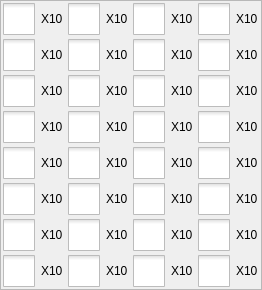
     <widget class="QWidget" name="tab_2">
      <attribute name="title">
       <string>I/O Eforce Output</string>
      </attribute>
      <layout class="QGridLayout" name="gridLayout_10">
       <property name="leftMargin">
        <number>0</number>
       </property>
       <property name="topMargin">
        <number>0</number>
       </property>
       <property name="rightMargin">
        <number>0</number>
       </property>
       <property name="bottomMargin">
        <number>0</number>
       </property>
       <property name="spacing">
        <number>2</number>
       </property>
       <item row="0" column="0">
        <widget class="QFrame" name="frame_2">
         <property name="frameShape">
          <enum>QFrame::StyledPanel</enum>
         </property>
         <property name="frameShadow">
          <enum>QFrame::Raised</enum>
         </property>
         <layout class="QGridLayout" name="gridLayout_11">
          <property name="leftMargin">
           <number>2</number>
          </property>
          <property name="topMargin">
           <number>2</number>
          </property>
          <property name="rightMargin">
           <number>2</number>
          </property>
          <property name="bottomMargin">
           <number>2</number>
          </property>
          <property name="spacing">
           <number>4</number>
          </property>
          <item row="0" column="0">
           <widget class="QCheckBox" name="outputBox_1">
            <property name="focusPolicy">
             <enum>Qt::NoFocus</enum>
            </property>
            <property name="styleSheet">
             <string notr="true">::indicator {
     width: 32px;
     height: 32px;
 }

::indicator:unchecked 
{
     image: url(:/resource/check_unchecked.png);
 }
::indicator:checked 
{
     image: url(:/resource/check_checked.png);
 }

::indicator:checked:disabled
{
 image: url(:/resource/check_checked_disable.png);
}

::indicator:unchecked:disabled
{
 image: url(:/resource/check_unchecked_disable.png);
}</string>
            </property>
            <property name="text">
             <string>X10</string>
            </property>
           </widget>
          </item>
          <item row="0" column="1">
           <widget class="QCheckBox" name="outputBox_9">
            <property name="focusPolicy">
             <enum>Qt::NoFocus</enum>
            </property>
            <property name="styleSheet">
             <string notr="true">::indicator {
     width: 32px;
     height: 32px;
 }

::indicator:unchecked 
{
     image: url(:/resource/check_unchecked.png);
 }
::indicator:checked 
{
     image: url(:/resource/check_checked.png);
 }

::indicator:checked:disabled
{
 image: url(:/resource/check_checked_disable.png);
}

::indicator:unchecked:disabled
{
 image: url(:/resource/check_unchecked_disable.png);
}</string>
            </property>
            <property name="text">
             <string>X10</string>
            </property>
           </widget>
          </item>
          <item row="0" column="2">
           <widget class="QCheckBox" name="outputBox_17">
            <property name="focusPolicy">
             <enum>Qt::NoFocus</enum>
            </property>
            <property name="styleSheet">
             <string notr="true">::indicator {
     width: 32px;
     height: 32px;
 }

::indicator:unchecked 
{
     image: url(:/resource/check_unchecked.png);
 }
::indicator:checked 
{
     image: url(:/resource/check_checked.png);
 }

::indicator:checked:disabled
{
 image: url(:/resource/check_checked_disable.png);
}

::indicator:unchecked:disabled
{
 image: url(:/resource/check_unchecked_disable.png);
}</string>
            </property>
            <property name="text">
             <string>X10</string>
            </property>
           </widget>
          </item>
          <item row="0" column="3">
           <widget class="QCheckBox" name="outputBox_25">
            <property name="focusPolicy">
             <enum>Qt::NoFocus</enum>
            </property>
            <property name="styleSheet">
             <string notr="true">::indicator {
     width: 32px;
     height: 32px;
 }

::indicator:unchecked 
{
     image: url(:/resource/check_unchecked.png);
 }
::indicator:checked 
{
     image: url(:/resource/check_checked.png);
 }

::indicator:checked:disabled
{
 image: url(:/resource/check_checked_disable.png);
}

::indicator:unchecked:disabled
{
 image: url(:/resource/check_unchecked_disable.png);
}</string>
            </property>
            <property name="text">
             <string>X10</string>
            </property>
           </widget>
          </item>
          <item row="1" column="0">
           <widget class="QCheckBox" name="outputBox_2">
            <property name="focusPolicy">
             <enum>Qt::NoFocus</enum>
            </property>
            <property name="styleSheet">
             <string notr="true">::indicator {
     width: 32px;
     height: 32px;
 }

::indicator:unchecked 
{
     image: url(:/resource/check_unchecked.png);
 }
::indicator:checked 
{
     image: url(:/resource/check_checked.png);
 }

::indicator:checked:disabled
{
 image: url(:/resource/check_checked_disable.png);
}

::indicator:unchecked:disabled
{
 image: url(:/resource/check_unchecked_disable.png);
}</string>
            </property>
            <property name="text">
             <string>X10</string>
            </property>
           </widget>
          </item>
          <item row="1" column="1">
           <widget class="QCheckBox" name="outputBox_10">
            <property name="focusPolicy">
             <enum>Qt::NoFocus</enum>
            </property>
            <property name="styleSheet">
             <string notr="true">::indicator {
     width: 32px;
     height: 32px;
 }

::indicator:unchecked 
{
     image: url(:/resource/check_unchecked.png);
 }
::indicator:checked 
{
     image: url(:/resource/check_checked.png);
 }

::indicator:checked:disabled
{
 image: url(:/resource/check_checked_disable.png);
}

::indicator:unchecked:disabled
{
 image: url(:/resource/check_unchecked_disable.png);
}</string>
            </property>
            <property name="text">
             <string>X10</string>
            </property>
           </widget>
          </item>
          <item row="1" column="2">
           <widget class="QCheckBox" name="outputBox_18">
            <property name="focusPolicy">
             <enum>Qt::NoFocus</enum>
            </property>
            <property name="styleSheet">
             <string notr="true">::indicator {
     width: 32px;
     height: 32px;
 }

::indicator:unchecked 
{
     image: url(:/resource/check_unchecked.png);
 }
::indicator:checked 
{
     image: url(:/resource/check_checked.png);
 }

::indicator:checked:disabled
{
 image: url(:/resource/check_checked_disable.png);
}

::indicator:unchecked:disabled
{
 image: url(:/resource/check_unchecked_disable.png);
}</string>
            </property>
            <property name="text">
             <string>X10</string>
            </property>
           </widget>
          </item>
          <item row="1" column="3">
           <widget class="QCheckBox" name="outputBox_26">
            <property name="focusPolicy">
             <enum>Qt::NoFocus</enum>
            </property>
            <property name="styleSheet">
             <string notr="true">::indicator {
     width: 32px;
     height: 32px;
 }

::indicator:unchecked 
{
     image: url(:/resource/check_unchecked.png);
 }
::indicator:checked 
{
     image: url(:/resource/check_checked.png);
 }

::indicator:checked:disabled
{
 image: url(:/resource/check_checked_disable.png);
}

::indicator:unchecked:disabled
{
 image: url(:/resource/check_unchecked_disable.png);
}</string>
            </property>
            <property name="text">
             <string>X10</string>
            </property>
           </widget>
          </item>
          <item row="2" column="0">
           <widget class="QCheckBox" name="outputBox_3">
            <property name="focusPolicy">
             <enum>Qt::NoFocus</enum>
            </property>
            <property name="styleSheet">
             <string notr="true">::indicator {
     width: 32px;
     height: 32px;
 }

::indicator:unchecked 
{
     image: url(:/resource/check_unchecked.png);
 }
::indicator:checked 
{
     image: url(:/resource/check_checked.png);
 }

::indicator:checked:disabled
{
 image: url(:/resource/check_checked_disable.png);
}

::indicator:unchecked:disabled
{
 image: url(:/resource/check_unchecked_disable.png);
}</string>
            </property>
            <property name="text">
             <string>X10</string>
            </property>
           </widget>
          </item>
          <item row="2" column="1">
           <widget class="QCheckBox" name="outputBox_11">
            <property name="focusPolicy">
             <enum>Qt::NoFocus</enum>
            </property>
            <property name="styleSheet">
             <string notr="true">::indicator {
     width: 32px;
     height: 32px;
 }

::indicator:unchecked 
{
     image: url(:/resource/check_unchecked.png);
 }
::indicator:checked 
{
     image: url(:/resource/check_checked.png);
 }

::indicator:checked:disabled
{
 image: url(:/resource/check_checked_disable.png);
}

::indicator:unchecked:disabled
{
 image: url(:/resource/check_unchecked_disable.png);
}</string>
            </property>
            <property name="text">
             <string>X10</string>
            </property>
           </widget>
          </item>
          <item row="2" column="2">
           <widget class="QCheckBox" name="outputBox_19">
            <property name="focusPolicy">
             <enum>Qt::NoFocus</enum>
            </property>
            <property name="styleSheet">
             <string notr="true">::indicator {
     width: 32px;
     height: 32px;
 }

::indicator:unchecked 
{
     image: url(:/resource/check_unchecked.png);
 }
::indicator:checked 
{
     image: url(:/resource/check_checked.png);
 }

::indicator:checked:disabled
{
 image: url(:/resource/check_checked_disable.png);
}

::indicator:unchecked:disabled
{
 image: url(:/resource/check_unchecked_disable.png);
}</string>
            </property>
            <property name="text">
             <string>X10</string>
            </property>
           </widget>
          </item>
          <item row="2" column="3">
           <widget class="QCheckBox" name="outputBox_27">
            <property name="focusPolicy">
             <enum>Qt::NoFocus</enum>
            </property>
            <property name="styleSheet">
             <string notr="true">::indicator {
     width: 32px;
     height: 32px;
 }

::indicator:unchecked 
{
     image: url(:/resource/check_unchecked.png);
 }
::indicator:checked 
{
     image: url(:/resource/check_checked.png);
 }

::indicator:checked:disabled
{
 image: url(:/resource/check_checked_disable.png);
}

::indicator:unchecked:disabled
{
 image: url(:/resource/check_unchecked_disable.png);
}</string>
            </property>
            <property name="text">
             <string>X10</string>
            </property>
           </widget>
          </item>
          <item row="3" column="0">
           <widget class="QCheckBox" name="outputBox_4">
            <property name="focusPolicy">
             <enum>Qt::NoFocus</enum>
            </property>
            <property name="styleSheet">
             <string notr="true">::indicator {
     width: 32px;
     height: 32px;
 }

::indicator:unchecked 
{
     image: url(:/resource/check_unchecked.png);
 }
::indicator:checked 
{
     image: url(:/resource/check_checked.png);
 }

::indicator:checked:disabled
{
 image: url(:/resource/check_checked_disable.png);
}

::indicator:unchecked:disabled
{
 image: url(:/resource/check_unchecked_disable.png);
}</string>
            </property>
            <property name="text">
             <string>X10</string>
            </property>
           </widget>
          </item>
          <item row="3" column="1">
           <widget class="QCheckBox" name="outputBox_12">
            <property name="focusPolicy">
             <enum>Qt::NoFocus</enum>
            </property>
            <property name="styleSheet">
             <string notr="true">::indicator {
     width: 32px;
     height: 32px;
 }

::indicator:unchecked 
{
     image: url(:/resource/check_unchecked.png);
 }
::indicator:checked 
{
     image: url(:/resource/check_checked.png);
 }

::indicator:checked:disabled
{
 image: url(:/resource/check_checked_disable.png);
}

::indicator:unchecked:disabled
{
 image: url(:/resource/check_unchecked_disable.png);
}</string>
            </property>
            <property name="text">
             <string>X10</string>
            </property>
           </widget>
          </item>
          <item row="3" column="2">
           <widget class="QCheckBox" name="outputBox_20">
            <property name="focusPolicy">
             <enum>Qt::NoFocus</enum>
            </property>
            <property name="styleSheet">
             <string notr="true">::indicator {
     width: 32px;
     height: 32px;
 }

::indicator:unchecked 
{
     image: url(:/resource/check_unchecked.png);
 }
::indicator:checked 
{
     image: url(:/resource/check_checked.png);
 }

::indicator:checked:disabled
{
 image: url(:/resource/check_checked_disable.png);
}

::indicator:unchecked:disabled
{
 image: url(:/resource/check_unchecked_disable.png);
}</string>
            </property>
            <property name="text">
             <string>X10</string>
            </property>
           </widget>
          </item>
          <item row="3" column="3">
           <widget class="QCheckBox" name="outputBox_28">
            <property name="focusPolicy">
             <enum>Qt::NoFocus</enum>
            </property>
            <property name="styleSheet">
             <string notr="true">::indicator {
     width: 32px;
     height: 32px;
 }

::indicator:unchecked 
{
     image: url(:/resource/check_unchecked.png);
 }
::indicator:checked 
{
     image: url(:/resource/check_checked.png);
 }

::indicator:checked:disabled
{
 image: url(:/resource/check_checked_disable.png);
}

::indicator:unchecked:disabled
{
 image: url(:/resource/check_unchecked_disable.png);
}</string>
            </property>
            <property name="text">
             <string>X10</string>
            </property>
           </widget>
          </item>
          <item row="4" column="0">
           <widget class="QCheckBox" name="outputBox_5">
            <property name="focusPolicy">
             <enum>Qt::NoFocus</enum>
            </property>
            <property name="styleSheet">
             <string notr="true">::indicator {
     width: 32px;
     height: 32px;
 }

::indicator:unchecked 
{
     image: url(:/resource/check_unchecked.png);
 }
::indicator:checked 
{
     image: url(:/resource/check_checked.png);
 }

::indicator:checked:disabled
{
 image: url(:/resource/check_checked_disable.png);
}

::indicator:unchecked:disabled
{
 image: url(:/resource/check_unchecked_disable.png);
}</string>
            </property>
            <property name="text">
             <string>X10</string>
            </property>
           </widget>
          </item>
          <item row="4" column="1">
           <widget class="QCheckBox" name="outputBox_13">
            <property name="focusPolicy">
             <enum>Qt::NoFocus</enum>
            </property>
            <property name="styleSheet">
             <string notr="true">::indicator {
     width: 32px;
     height: 32px;
 }

::indicator:unchecked 
{
     image: url(:/resource/check_unchecked.png);
 }
::indicator:checked 
{
     image: url(:/resource/check_checked.png);
 }

::indicator:checked:disabled
{
 image: url(:/resource/check_checked_disable.png);
}

::indicator:unchecked:disabled
{
 image: url(:/resource/check_unchecked_disable.png);
}</string>
            </property>
            <property name="text">
             <string>X10</string>
            </property>
           </widget>
          </item>
          <item row="4" column="2">
           <widget class="QCheckBox" name="outputBox_21">
            <property name="focusPolicy">
             <enum>Qt::NoFocus</enum>
            </property>
            <property name="styleSheet">
             <string notr="true">::indicator {
     width: 32px;
     height: 32px;
 }

::indicator:unchecked 
{
     image: url(:/resource/check_unchecked.png);
 }
::indicator:checked 
{
     image: url(:/resource/check_checked.png);
 }

::indicator:checked:disabled
{
 image: url(:/resource/check_checked_disable.png);
}

::indicator:unchecked:disabled
{
 image: url(:/resource/check_unchecked_disable.png);
}</string>
            </property>
            <property name="text">
             <string>X10</string>
            </property>
           </widget>
          </item>
          <item row="4" column="3">
           <widget class="QCheckBox" name="outputBox_29">
            <property name="focusPolicy">
             <enum>Qt::NoFocus</enum>
            </property>
            <property name="styleSheet">
             <string notr="true">::indicator {
     width: 32px;
     height: 32px;
 }

::indicator:unchecked 
{
     image: url(:/resource/check_unchecked.png);
 }
::indicator:checked 
{
     image: url(:/resource/check_checked.png);
 }

::indicator:checked:disabled
{
 image: url(:/resource/check_checked_disable.png);
}

::indicator:unchecked:disabled
{
 image: url(:/resource/check_unchecked_disable.png);
}</string>
            </property>
            <property name="text">
             <string>X10</string>
            </property>
           </widget>
          </item>
          <item row="5" column="0">
           <widget class="QCheckBox" name="outputBox_6">
            <property name="focusPolicy">
             <enum>Qt::NoFocus</enum>
            </property>
            <property name="styleSheet">
             <string notr="true">::indicator {
     width: 32px;
     height: 32px;
 }

::indicator:unchecked 
{
     image: url(:/resource/check_unchecked.png);
 }
::indicator:checked 
{
     image: url(:/resource/check_checked.png);
 }

::indicator:checked:disabled
{
 image: url(:/resource/check_checked_disable.png);
}

::indicator:unchecked:disabled
{
 image: url(:/resource/check_unchecked_disable.png);
}</string>
            </property>
            <property name="text">
             <string>X10</string>
            </property>
           </widget>
          </item>
          <item row="5" column="1">
           <widget class="QCheckBox" name="outputBox_14">
            <property name="focusPolicy">
             <enum>Qt::NoFocus</enum>
            </property>
            <property name="styleSheet">
             <string notr="true">::indicator {
     width: 32px;
     height: 32px;
 }

::indicator:unchecked 
{
     image: url(:/resource/check_unchecked.png);
 }
::indicator:checked 
{
     image: url(:/resource/check_checked.png);
 }

::indicator:checked:disabled
{
 image: url(:/resource/check_checked_disable.png);
}

::indicator:unchecked:disabled
{
 image: url(:/resource/check_unchecked_disable.png);
}</string>
            </property>
            <property name="text">
             <string>X10</string>
            </property>
           </widget>
          </item>
          <item row="5" column="2">
           <widget class="QCheckBox" name="outputBox_22">
            <property name="focusPolicy">
             <enum>Qt::NoFocus</enum>
            </property>
            <property name="styleSheet">
             <string notr="true">::indicator {
     width: 32px;
     height: 32px;
 }

::indicator:unchecked 
{
     image: url(:/resource/check_unchecked.png);
 }
::indicator:checked 
{
     image: url(:/resource/check_checked.png);
 }

::indicator:checked:disabled
{
 image: url(:/resource/check_checked_disable.png);
}

::indicator:unchecked:disabled
{
 image: url(:/resource/check_unchecked_disable.png);
}</string>
            </property>
            <property name="text">
             <string>X10</string>
            </property>
           </widget>
          </item>
          <item row="5" column="3">
           <widget class="QCheckBox" name="outputBox_30">
            <property name="focusPolicy">
             <enum>Qt::NoFocus</enum>
            </property>
            <property name="styleSheet">
             <string notr="true">::indicator {
     width: 32px;
     height: 32px;
 }

::indicator:unchecked 
{
     image: url(:/resource/check_unchecked.png);
 }
::indicator:checked 
{
     image: url(:/resource/check_checked.png);
 }

::indicator:checked:disabled
{
 image: url(:/resource/check_checked_disable.png);
}

::indicator:unchecked:disabled
{
 image: url(:/resource/check_unchecked_disable.png);
}</string>
            </property>
            <property name="text">
             <string>X10</string>
            </property>
           </widget>
          </item>
          <item row="6" column="0">
           <widget class="QCheckBox" name="outputBox_7">
            <property name="focusPolicy">
             <enum>Qt::NoFocus</enum>
            </property>
            <property name="styleSheet">
             <string notr="true">::indicator {
     width: 32px;
     height: 32px;
 }

::indicator:unchecked 
{
     image: url(:/resource/check_unchecked.png);
 }
::indicator:checked 
{
     image: url(:/resource/check_checked.png);
 }

::indicator:checked:disabled
{
 image: url(:/resource/check_checked_disable.png);
}

::indicator:unchecked:disabled
{
 image: url(:/resource/check_unchecked_disable.png);
}</string>
            </property>
            <property name="text">
             <string>X10</string>
            </property>
           </widget>
          </item>
          <item row="6" column="1">
           <widget class="QCheckBox" name="outputBox_15">
            <property name="focusPolicy">
             <enum>Qt::NoFocus</enum>
            </property>
            <property name="styleSheet">
             <string notr="true">::indicator {
     width: 32px;
     height: 32px;
 }

::indicator:unchecked 
{
     image: url(:/resource/check_unchecked.png);
 }
::indicator:checked 
{
     image: url(:/resource/check_checked.png);
 }

::indicator:checked:disabled
{
 image: url(:/resource/check_checked_disable.png);
}

::indicator:unchecked:disabled
{
 image: url(:/resource/check_unchecked_disable.png);
}</string>
            </property>
            <property name="text">
             <string>X10</string>
            </property>
           </widget>
          </item>
          <item row="6" column="2">
           <widget class="QCheckBox" name="outputBox_23">
            <property name="focusPolicy">
             <enum>Qt::NoFocus</enum>
            </property>
            <property name="styleSheet">
             <string notr="true">::indicator {
     width: 32px;
     height: 32px;
 }

::indicator:unchecked 
{
     image: url(:/resource/check_unchecked.png);
 }
::indicator:checked 
{
     image: url(:/resource/check_checked.png);
 }

::indicator:checked:disabled
{
 image: url(:/resource/check_checked_disable.png);
}

::indicator:unchecked:disabled
{
 image: url(:/resource/check_unchecked_disable.png);
}</string>
            </property>
            <property name="text">
             <string>X10</string>
            </property>
           </widget>
          </item>
          <item row="6" column="3">
           <widget class="QCheckBox" name="outputBox_31">
            <property name="focusPolicy">
             <enum>Qt::NoFocus</enum>
            </property>
            <property name="styleSheet">
             <string notr="true">::indicator {
     width: 32px;
     height: 32px;
 }

::indicator:unchecked 
{
     image: url(:/resource/check_unchecked.png);
 }
::indicator:checked 
{
     image: url(:/resource/check_checked.png);
 }

::indicator:checked:disabled
{
 image: url(:/resource/check_checked_disable.png);
}

::indicator:unchecked:disabled
{
 image: url(:/resource/check_unchecked_disable.png);
}</string>
            </property>
            <property name="text">
             <string>X10</string>
            </property>
           </widget>
          </item>
          <item row="7" column="0">
           <widget class="QCheckBox" name="outputBox_8">
            <property name="focusPolicy">
             <enum>Qt::NoFocus</enum>
            </property>
            <property name="styleSheet">
             <string notr="true">::indicator {
     width: 32px;
     height: 32px;
 }

::indicator:unchecked 
{
     image: url(:/resource/check_unchecked.png);
 }
::indicator:checked 
{
     image: url(:/resource/check_checked.png);
 }

::indicator:checked:disabled
{
 image: url(:/resource/check_checked_disable.png);
}

::indicator:unchecked:disabled
{
 image: url(:/resource/check_unchecked_disable.png);
}</string>
            </property>
            <property name="text">
             <string>X10</string>
            </property>
           </widget>
          </item>
          <item row="7" column="1">
           <widget class="QCheckBox" name="outputBox_16">
            <property name="focusPolicy">
             <enum>Qt::NoFocus</enum>
            </property>
            <property name="styleSheet">
             <string notr="true">::indicator {
     width: 32px;
     height: 32px;
 }

::indicator:unchecked 
{
     image: url(:/resource/check_unchecked.png);
 }
::indicator:checked 
{
     image: url(:/resource/check_checked.png);
 }

::indicator:checked:disabled
{
 image: url(:/resource/check_checked_disable.png);
}

::indicator:unchecked:disabled
{
 image: url(:/resource/check_unchecked_disable.png);
}</string>
            </property>
            <property name="text">
             <string>X10</string>
            </property>
           </widget>
          </item>
          <item row="7" column="2">
           <widget class="QCheckBox" name="outputBox_24">
            <property name="focusPolicy">
             <enum>Qt::NoFocus</enum>
            </property>
            <property name="styleSheet">
             <string notr="true">::indicator {
     width: 32px;
     height: 32px;
 }

::indicator:unchecked 
{
     image: url(:/resource/check_unchecked.png);
 }
::indicator:checked 
{
     image: url(:/resource/check_checked.png);
 }

::indicator:checked:disabled
{
 image: url(:/resource/check_checked_disable.png);
}

::indicator:unchecked:disabled
{
 image: url(:/resource/check_unchecked_disable.png);
}</string>
            </property>
            <property name="text">
             <string>X10</string>
            </property>
           </widget>
          </item>
          <item row="7" column="3">
           <widget class="QCheckBox" name="outputBox_32">
            <property name="focusPolicy">
             <enum>Qt::NoFocus</enum>
            </property>
            <property name="styleSheet">
             <string notr="true">::indicator {
     width: 32px;
     height: 32px;
 }

::indicator:unchecked 
{
     image: url(:/resource/check_unchecked.png);
 }
::indicator:checked 
{
     image: url(:/resource/check_checked.png);
 }

::indicator:checked:disabled
{
 image: url(:/resource/check_checked_disable.png);
}

::indicator:unchecked:disabled
{
 image: url(:/resource/check_unchecked_disable.png);
}</string>
            </property>
            <property name="text">
             <string>X10</string>
            </property>
           </widget>
          </item>
         </layout>
        </widget>
       </item>
      </layout>
     </widget>
